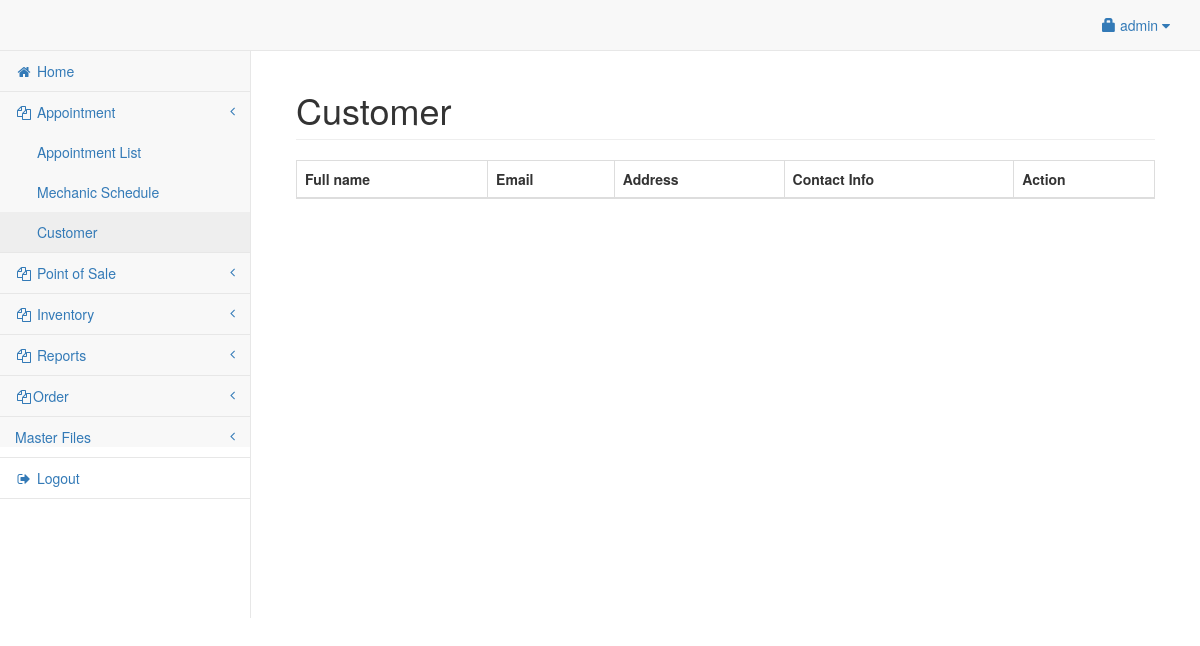
/admin/customer.php (signed in), run on an earlier commit of the app's database.
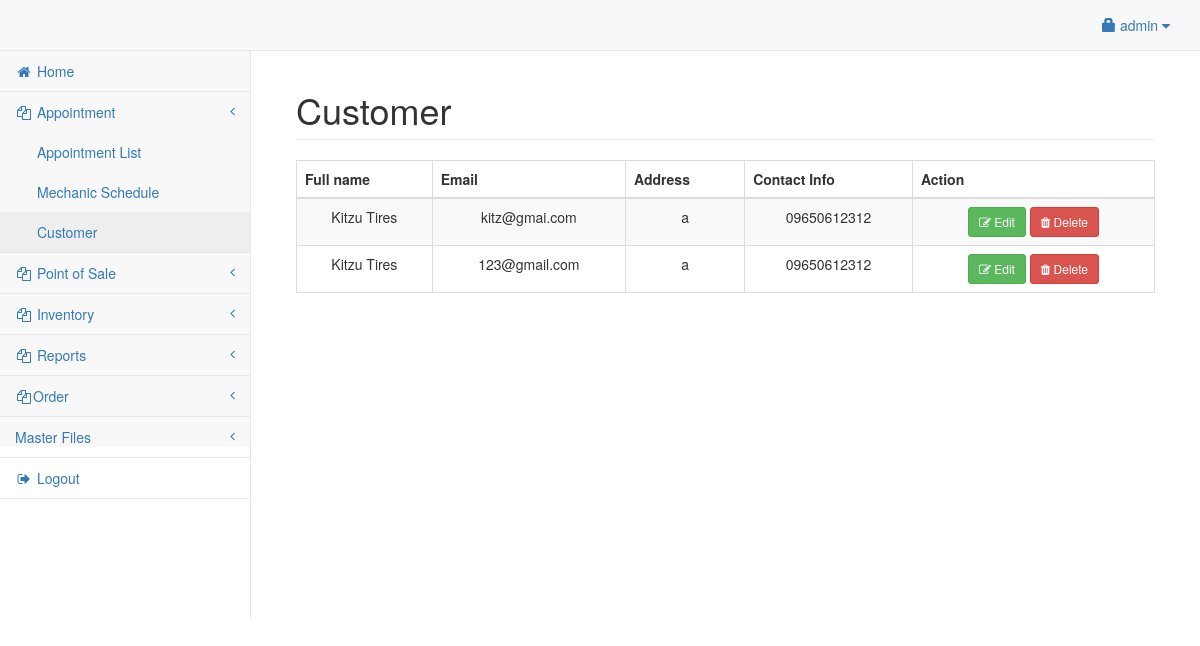
And on a later commit of the database.
### tables this page shows
CREATE TABLE `customer` (
  `userid` int(11) NOT NULL,
  `customer_name` varchar(50) NOT NULL,
  `address` varchar(150) NOT NULL,
  `contact` varchar(50) NOT NULL,
  `email` varchar(120) NOT NULL,
  `password` varchar(250) NOT NULL,
  `dob` date NOT NULL
);

### admin/customer.php (the view, shortened to what this page needs)
<?php include('header.php'); ?>
<body>
<div id="wrapper">
<?php include('navbar.php'); ?>
<div style="height:50px;"></div>
<div id="page-wrapper">
<div class="container-fluid">
	<div class="row">
        <div class="col-lg-12">
            <h1 class="page-header">Customer
			</h1>
        </div>
    </div>
    <div class="row">
        <div class="col-lg-12">
            <table width="100%" class="table table-striped table-bordered table-hover" id="cusTable">
                <thead>
                    <tr>
                        <th>Full name</th>
                        <th>Email</th>
						<th>Address</th>
                        <th>Contact Info</th>
						<th>Action</th>
                    </tr>
                </thead>
                <tbody>
				<?php
					$cq=mysqli_query($conn,"select * from customer ");
					while($cqrow=mysqli_fetch_array($cq)){
					?>
						<tr>
							<td><center><?php echo $cqrow['customer_name']; ?></center></td>
							<td><center><?php echo $cqrow['email']; ?></center></td>
							<td><center><?php echo $cqrow['address']; ?></center></td>
							<td><center><?php echo $cqrow['contact']; ?></center></td>
							<td><center>
								<button class="btn btn-success btn-sm" data-toggle="modal" data-target="#edit_<?php echo $cqrow['userid']; ?>"><i class="fa fa-edit"></i> Edit</button>
								<button class="btn btn-danger btn-sm" data-toggle="modal" data-target="#del_<?php echo $cqrow['userid']; ?>"><i class="fa fa-trash"></i> Delete</button>
							</td></center>
						</tr>
					<?php
					}
				?>
                </tbody>
            </table>
        </div>
    </div>
</div>
</div>
</div>
</body>
</html>

What changed in the data, as far as the page shows it:
added customer: customer_name "Kitzu Tires", email "kitz@gmai.com", address "a", contact "09650612312"
added customer: customer_name "Kitzu Tires", email "123@gmail.com", address "a", contact "09650612312"
